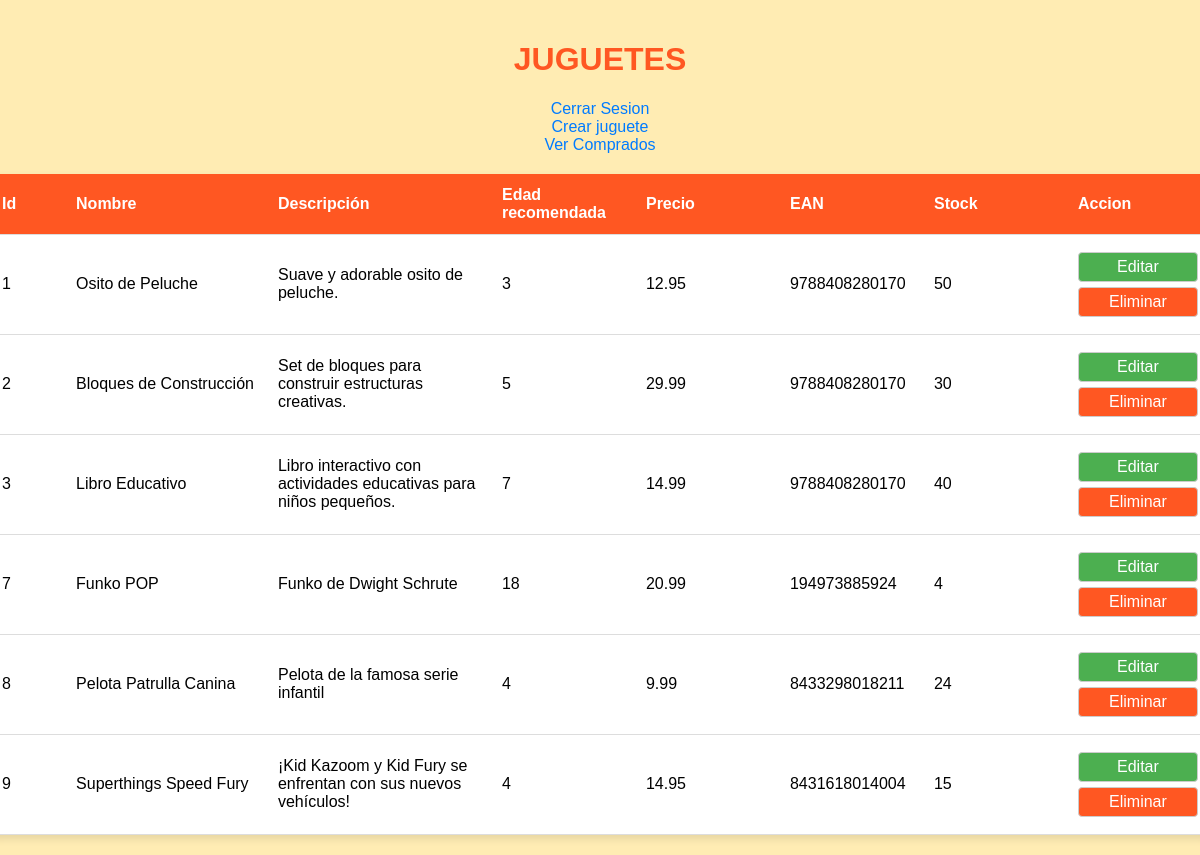
Screenshot of /juguetes (signed in) with the database file from the repository.
### tables this page shows
CREATE TABLE juguetes (
            id_juguete INTEGER PRIMARY KEY AUTOINCREMENT,
            nombre TEXT,
            descripcion TEXT,
            precio FLOAT,
            edad_recomendada INTEGER,
            stock INTEGER,
            ean INTEGER
        );

### Router.php (called while the page is built, shortened)
<?php
     class Router {
        private array $rutas = array();
        public function get(string $ruta, array $accion) : Router{
            $this->rutas['GET'][$ruta] = $accion;
            return $this;
        }
        public function post(string $ruta, array $accion) : Router{
            $this->rutas['POST'][$ruta] = $accion;
            return $this;
        }
        public function resolver_ruta(string $url, string $method){
            $path = parse_url($url)['path'];
            $query = null;
            $path2 = explode("/", $path);
            $ruta = '/'.$path2[count($path2) -1];
            $clase = $this->rutas[$method][$ruta][0];
            $function = $this->rutas[$method][$ruta][1];
            return call_user_func($clase.'::'.$function, $query);
        }
     }
?>

### index.php (called while the page is built, shortened)
<?php
require_once 'Router.php';
require_once 'controller/AuthController.php';
$route = new Router();
$route->get('/',[IndexController::class,'index'])
      ->get('/login', [AuthController::class, 'login'])
      ->get('/register', [AuthController::class, 'register'])
      ->post('/doRegister', [AuthController::class, 'doRegister'])
      ->post('/doLogin', [AuthController::class, 'doLogin'])
      ->get('/home', [AuthController::class, 'home'])
      ->get('/juguetes', [AuthController::class, 'juguete'])
      ->get('/logout', [AuthController::class, 'logout'])
      ->get('/create',[JugueteController::class, 'create'])
      ->post('/save',[JugueteController::class, 'save'])
      ->get('/edit-producto',[JugueteController::class, 'edit'])
      ->post('/update-producto',[JugueteController::class, 'update'])
      ->get('/destroy-producto',[JugueteController::class, 'destroy'])
      ->get('/ver-carrito',[CarritoController::class, 'index'])
      ->post('/comprar-producto',[CarritoController::class, 'create'])
      ->get('/destroy-compras',[CarritoController::class, 'destroy'])
      ->get('/historial-productos',[TicketController::class, 'create'])
      ->get('/mis-compras',[TicketController::class, 'index'])
      ->get('/comprados',[TicketController::class, 'indexAdmin'])
      ->get ('/index-juguetes', [JugueteController::class, 'index']);
$route->resolver_ruta($_SERVER['REQUEST_URI'], $_SERVER['REQUEST_METHOD']);
?>

### model/Juguete.php (called while the page is built, shortened)
<?php
require_once 'db/Database.php';
class Juguete implements Model
{
    public function findAll() : PDOStatement
    {
        $db = Database::conectar();
        $query = "SELECT * FROM juguetes";
        $result = $db->query($query);
        return $result;
    }
}
?>

### db/Database.php (called while the page is built, shortened)
<?php
     class Database {
        public static function desconectar(){
            return null;
        }
}
?>

### views/private/admin/vistaAdmin.php (the view, shortened to what this page needs)
<!DOCTYPE html>
<html lang="en">
<head>
    <link rel="stylesheet" href="../asset/css/vistaAdmin.css">
</head>
<body>
    <main>
        <h1>JUGUETES</h1>
        <a href="logout">Cerrar Sesion</a>
        <a href="create">Crear juguete</a>
        <a href="comprados">Ver Comprados</a>
        <table>
            <thead>
                <tr>
                    <th>Id</th>
                    <th>Nombre</th>
                    <th>Descripción</th>
                    <th>Edad recomendada</th>
                    <th>Precio</th>
                    <th>EAN</th>
                    <th>Stock</th>
                    <th>Accion</th>
                </tr>
            </thead>
            <tbody>
                <?php
                         foreach ($juguete as $key => $value) {
                             echo '<tr>';
                             echo '<td>' . $value['id_juguete'] . '</td>';
                             echo '<td>' . $value['nombre'] . '</td>';
                             echo '<td>' . $value['descripcion'] . '</td>';
                             echo '<td>' . $value['edad_recomendada'] . '</td>';
                             echo '<td>' . $value['precio'] . '</td>';
                             echo '<td>' . $value['ean'] . '</td>';
                             echo '<td>' . $value['stock'] . '</td>';
                             echo '<td>
                             <a href="edit-producto?id=' . $value['id_juguete'] . '" class="edit-button">Editar</a>
                             <a href="destroy-producto?id=' . $value['id_juguete'] . '" class="delete-button">Eliminar</a>
                 </td>';
                             echo '</tr>';
                }     ?>
            </tbody>
        </table>
    </main>
</body>
</html>

### controller/AuthController.php (shortened to what this page needs)
<?php
class AuthController{
    public static function juguete(){
        $juguete = new Juguete();
        $juguete = $juguete->findAll()->fetchAll();
        if(isset($_SESSION['user']) && $_SESSION['user']['rol_id'] == 1){
            include 'views/private/admin/vistaAdmin.php';
        }else if(!isset($_SESSION['user'])){
            $_SESSION['mensaje'] = 'No tienes permisos para acceder';
            header('Location: login');
            if(isset($_SESSION['mensaje'])) {
                unset($_SESSION['mensaje']);
            }
        }
    }
}
?>

### asset/css/vistaAdmin.css (style rules this page uses)
body { margin: 0; padding: 0; font-family: 'Comic Sans MS', cursive, sans-serif; background-color: #ffecb3; }
main { display: flex; flex-direction: column; align-items: center; padding: 20px; }
h1 { color: #ff5722; }
a { text-decoration: none; color: #007bff; margin: 0 10px; transition: color 0.3s; }
table { width: 80%; margin-top: 20px; border-collapse: collapse; box-shadow: 0 4px 8px rgba(0, 0, 0, 0.1); background-color: #ffffff; }
th, td { padding: 12px; text-align: left; border-bottom: 1px solid #ddd; }
th:first-child, td:first-child { min-width: 50px; max-width: 80px; }
th:nth-child(2), td:nth-child(2) { min-width: 150px; max-width: 200px; }
th:nth-child(3), td:nth-child(3) { min-width: 200px; max-width: 300px; white-space: normal; }
th { background-color: #ff5722; color: #ffffff; }
td { min-width: 120px; max-width: 150px; white-space: nowrap; overflow: hidden; text-overflow: ellipsis; }
.edit-button, .delete-button { text-decoration: none; display: block; margin: 5px auto; padding: 5px 10px; border: 1px solid #ccc; border-radius: 4px; text-align: center; transition: background-color 0.3s; }
.edit-button { background-color: #4caf50; color: #ffffff; }
.delete-button { background-color: #ff5722; color: #ffffff; }

### rows the page displays
juguetes: id_juguete "1", nombre "Osito de Peluche", descripcion "Suave y adorable osito de peluche.", edad_recomendada "3", precio "12.95", ean "9788408280170", stock "50"
juguetes: id_juguete "2", nombre "Bloques de Construcción", descripcion "Set de bloques para construir estructuras creativas.", edad_recomendada "5", precio "29.99", ean "9788408280170", stock "30"
juguetes: id_juguete "3", nombre "Libro Educativo", descripcion "Libro interactivo con actividades educativas para niños pequeños.", edad_recomendada "7", precio "14.99", ean "9788408280170", stock "40"
juguetes: id_juguete "7", nombre "Funko POP", descripcion "Funko de Dwight Schrute", edad_recomendada "18", precio "20.99", ean "194973885924", stock "4"
juguetes: id_juguete "8", nombre "Pelota Patrulla Canina", descripcion "Pelota de la famosa serie infantil", edad_recomendada "4", precio "9.99", ean "8433298018211", stock "24"
juguetes: id_juguete "9", nombre "Superthings Speed Fury", descripcion "¡Kid Kazoom y Kid Fury se enfrentan con sus nuevos vehículos!", edad_recomendada "4", precio "14.95", ean "8431618014004", stock "15"
